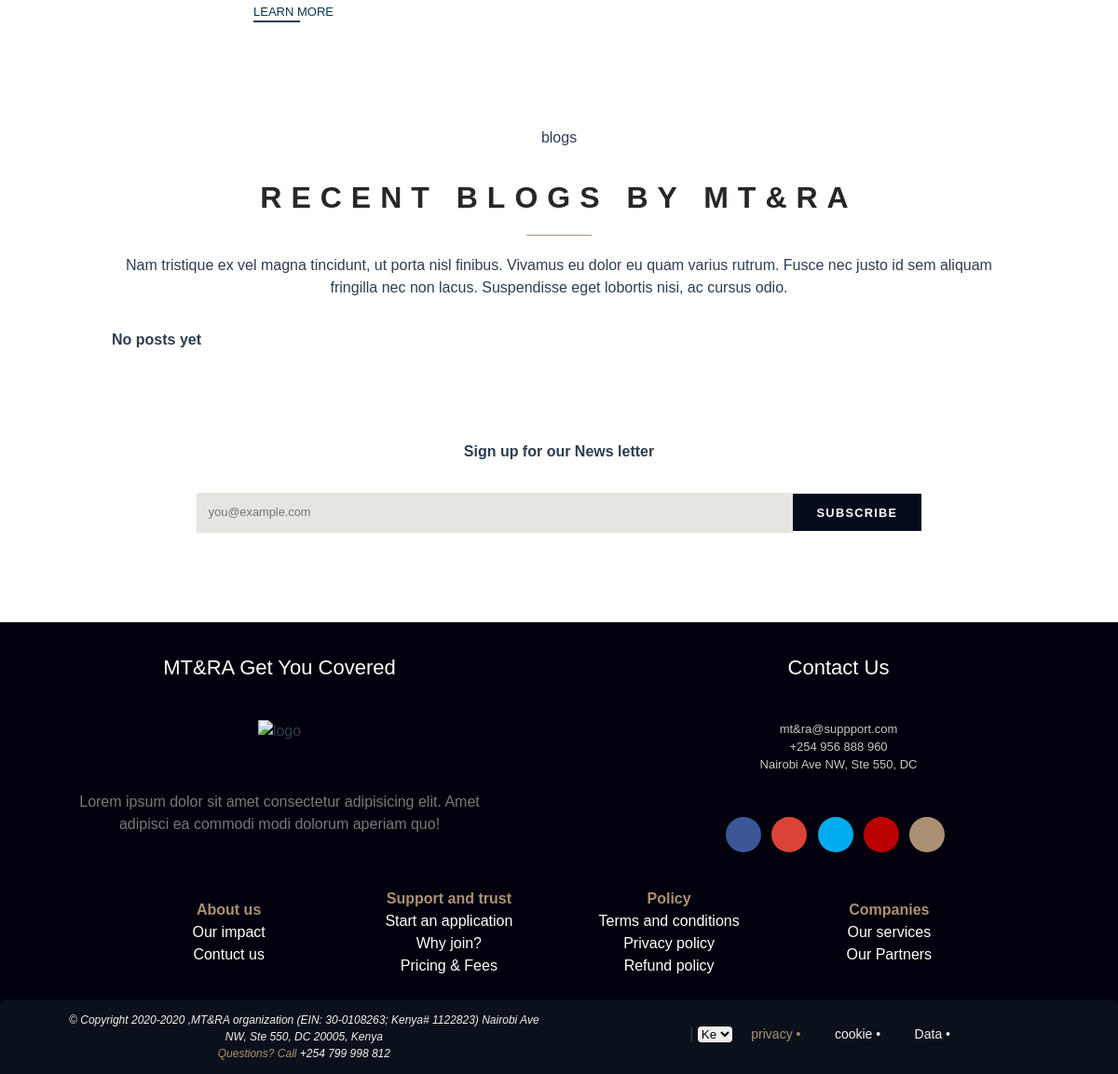
Before: / (lower part) with the older database file.
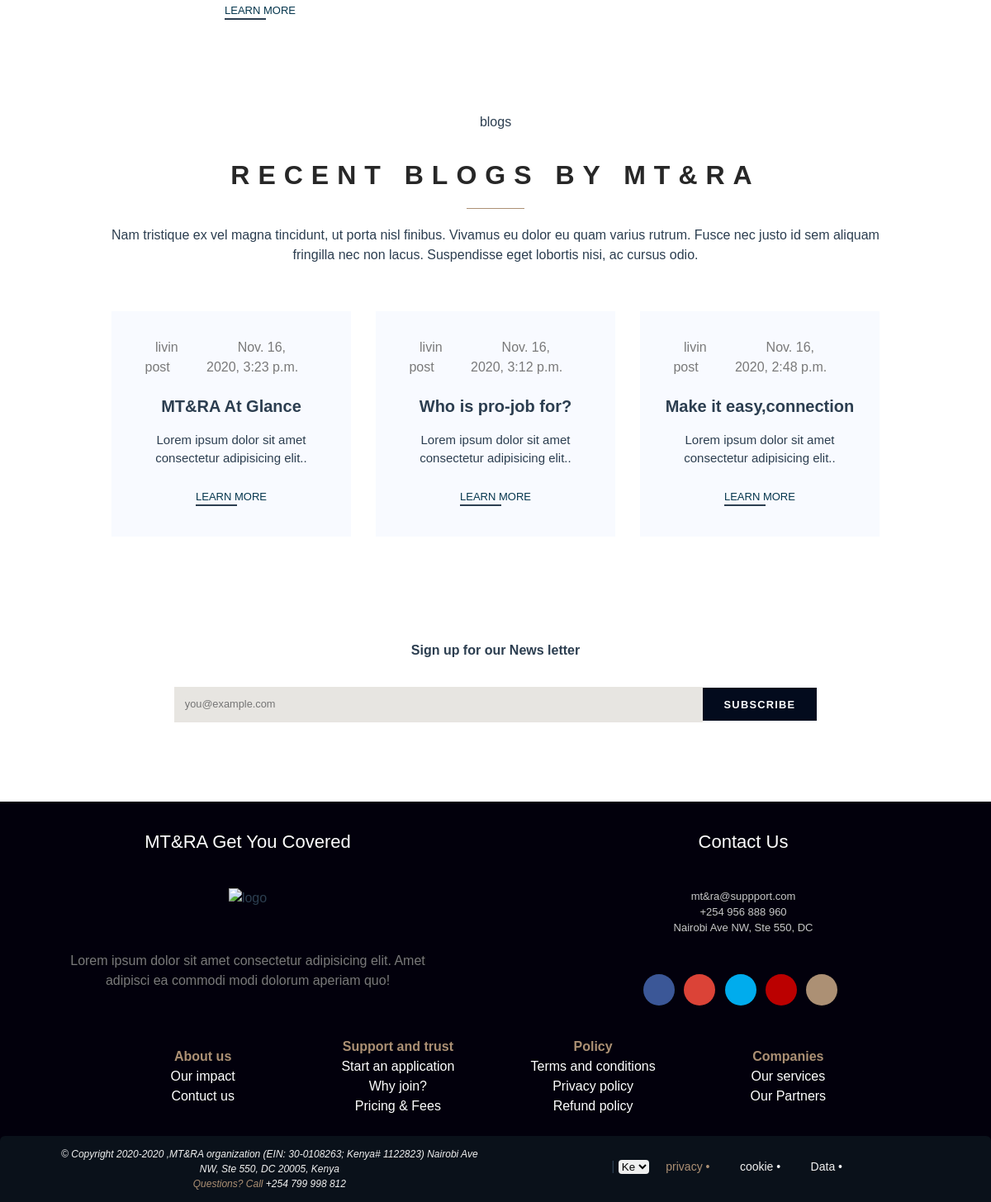
After: the same page with the newer database file.
### posts/models.py (models this page shows, shortened)
class Blog_post(models.Model):
    user = models.ForeignKey(User,on_delete=models.CASCADE  ,related_name='posts')
    blog_image = models.ImageField(upload_to='blog_posts/',blank=True,null=True)
    created_at = models.DateTimeField( auto_now=True)
    post_title = models.CharField(max_length=60)
    post_description = models.TextField()
    post_desc_html = models.TextField(editable = False)
    class Meta:
        ordering = ['-created_at']

### accounts/models.py (models this page shows, shortened)
class User(AbstractUser):
    email = models.EmailField(_('email address'),unique=True)
    phone_regex = RegexValidator(regex=r'^\+?\d{9,15}$',message="Phone number must be entered in the format:'+254999999999'.Upto 15 digits allowed")
    phone = models.CharField(validators=[phone_regex], max_length=17,blank=True,null=True)
    address = models.CharField(max_length=60,blank=True,null=True)
    location = models.CharField(max_length=60,blank=True,null=True)
    USERNAME_FIELD = 'email'
    REQUIRED_FIELDS = []
    objects = CustomUserManager()

### mtra_pro/views.py (the view, shortened to what this page needs)
# urls.py: path('',views.IndexPage.as_view(),name='home'),
class IndexPage(FormMixin , View):
    model = User
    template_name = 'index.html'
    form_class = None
    def get_context_data(self, **kwargs):
        context = {}
        try:
            context["users"] = User.objects.count
            context["subscribers"]= Subscribers.objects.count
            context["blog_posts"]= Blog_post.objects.all()[:3]
        except Exception as e :
            return JsonResponse({"errors":e.message},status=400)
        return context
    def get(self, request, *args, **kwargs):
        return render(self.request, self.template_name,self.get_context_data())

### templates/index.html (shortened to what the changed rows need)
<!DOCTYPE html>
{% load static %}
<html lang="en">
<head>
    <link rel="stylesheet" href="{% static 'css/main.css' %} ">
    <link rel="stylesheet" href="{% static 'css/fontawesome-free-5.2.0-web/css/all.css' %}">
</head>
<body>
    <div id="app">
        <main class="">
            <section class="app-testimony_sec box_BotPad4" style="padding-top: 40px;" id="blogs">
                <div class="grid-container max-width text_align-c">
                    <article class="--row layout-center">
                        <div class="grid-12">
                            <div class="main_title">
                                <h2 class="main-title">Recent Blogs by MT&RA</h2>
                            </div>
                        </div>
                    </article>
                    <article class="--row">
                        {% if blog_posts.count == 0 %}
                            <h4>No posts yet</h4>
                        {% else %}
                            {% for blog_post in blog_posts %}
                                {% include "posts/_post.html" %}
                            {% endfor %}
                        {% endif %}
            </section>
        </main>
    </div>
</body>
</html>

### posts/templates/posts/_post.html (shortened to what this page needs)
{% load static %}
<div class="grid-4">
    <div class="single-blog">
        <div class="thumb">
        </div>
        <div class="short_details">
            <div class="meta-top d__flex">
                <a href=""><i class="fas fa-user"></i>{{blog_post.user.username}} post</a>
                <a href=""><i class="fas fa-calendar"></i>{{blog_post.created_at}} </a>
            </div>
            <a href="" class="">
                <h4>{{blog_post.post_title}}</h4>
            </a>
            <div class="text-wrap">
                <p>{{blog_post.post_description}}.</p>
            </div>
            <a href="" class="primary_btn2">Learn More</a>
        </div>
    </div>
</div>

Changed rows visible on the page:
added Blog_post: user.username "livin", created_at "Nov. 16, 2020, 3:23 p.m.", post_title "MT&RA At Glance", post_description "Lorem ipsum dolor sit amet consectetur adipisicing elit."
added Blog_post: user.username "livin", created_at "Nov. 16, 2020, 3:12 p.m.", post_title "Who is pro-job for?", post_description "Lorem ipsum dolor sit amet consectetur adipisicing elit."
added Blog_post: user.username "livin", created_at "Nov. 16, 2020, 2:48 p.m.", post_title "Make it easy,connection", post_description "Lorem ipsum dolor sit amet consectetur adipisicing elit."
Other visible differences:
text no longer shown: "No posts yet"
